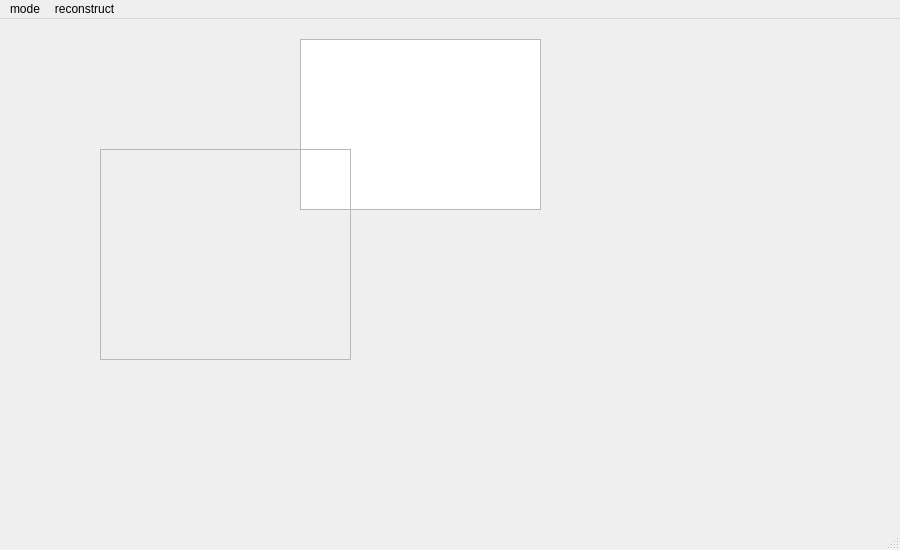
<?xml version="1.0" encoding="UTF-8"?>
<ui version="4.0">
 <class>MainWindow</class>
 <widget class="QMainWindow" name="MainWindow">
  <property name="geometry">
   <rect>
    <x>0</x>
    <y>0</y>
    <width>900</width>
    <height>550</height>
   </rect>
  </property>
  <property name="windowTitle">
   <string>MainWindow</string>
  </property>
  <widget class="QWidget" name="centralWidget">
   <widget class="QListWidget" name="listWidget_2">
    <property name="geometry">
     <rect>
      <x>300</x>
      <y>20</y>
      <width>241</width>
      <height>171</height>
     </rect>
    </property>
   </widget>
   <widget class="QFrame" name="frame">
    <property name="geometry">
     <rect>
      <x>100</x>
      <y>130</y>
      <width>251</width>
      <height>211</height>
     </rect>
    </property>
    <property name="frameShape">
     <enum>QFrame::StyledPanel</enum>
    </property>
    <property name="frameShadow">
     <enum>QFrame::Raised</enum>
    </property>
   </widget>
  </widget>
  <widget class="QMenuBar" name="menuBar">
   <property name="geometry">
    <rect>
     <x>0</x>
     <y>0</y>
     <width>900</width>
     <height>25</height>
    </rect>
   </property>
   <widget class="QMenu" name="menu">
    <property name="toolTip">
     <string/>
    </property>
    <property name="tearOffEnabled">
     <bool>false</bool>
    </property>
    <property name="title">
     <string>mode</string>
    </property>
    <property name="toolTipsVisible">
     <bool>false</bool>
    </property>
   </widget>
   <widget class="QMenu" name="menureconstruct">
    <property name="title">
     <string>reconstruct</string>
    </property>
   </widget>
   <addaction name="menu"/>
   <addaction name="menureconstruct"/>
  </widget>
  <widget class="QStatusBar" name="statusBar"/>
  <action name="actionUsb">
   <property name="text">
    <string>usb</string>
   </property>
   <property name="toolTip">
    <string>open</string>
   </property>
  </action>
 </widget>
 <layoutdefault spacing="6" margin="11"/>
 <resources/>
 <connections/>
</ui>
